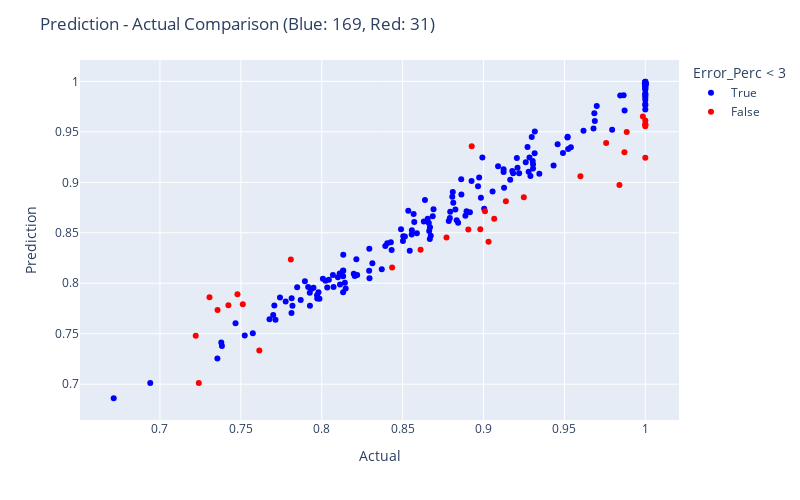

Here is the notebook cell this chart was saved with:
### Code cell
fig = px.scatter(res_ann, x="Actual", y="Prediction", color = "Error_Perc < 3", color_discrete_map= {True:"blue", False: "red"},
                 hover_data=["Actual", "Prediction", "Error_Perc"])

fig.update_layout(
    autosize=False,
    width=800,
    height=500,
    title_text=f"Prediction - Actual Comparison (Blue: {blue}, Red: {red})",
)

fig.show()

### Figure 1 — Plotly figure (JSON) as saved in the notebook; plotly's stock layout.template omitted (floating-point values rounded to 4 significant figures; data arrays with more than 128 entries replaced by an {"elided": "..."} marker saying what was removed)
{"data": [{"customdata": {"elided": "169x1 float values"}, "hovertemplate": "Error_Perc < 3=True<br>Actual=%{x}<br>Prediction=%{y}<br>Error_Perc=%{customdata[0]}<extra></extra>", "legendgroup": "True", "marker": {"color": "blue", "symbol": "circle"}, "mode": "markers", "name": "True", "orientation": "v", "showlegend": true, "type": "scatter", "x": {"elided": "169 float values"}, "xaxis": "x", "y": {"elided": "169 float values"}, "yaxis": "y"}, {"customdata": [[-8.801], [5.468], [-3.781], [-5.626], [-7.57], [-3.88], [4.823], [-4.699], [-4.28], [-4.46], [-4.26], [-4.188], [-3.335], [3.741], [-5.805], [5.509], [-3.32], [4.817], [-3.24], [-3.275], [-3.626], [-6.854], [-3.557], [5.139], [-3.664], [3.601], [-4.303], [-3.905], [7.596], [-4.967], [-3.135]], "hovertemplate": "Error_Perc < 3=False<br>Actual=%{x}<br>Prediction=%{y}<br>Error_Perc=%{customdata[0]}<extra></extra>", "legendgroup": "False", "marker": {"color": "red", "symbol": "circle"}, "mode": "markers", "name": "False", "orientation": "v", "showlegend": true, "type": "scatter", "x": [0.984, 0.7809, 0.9758, 0.9599, 1, 1, 0.7423, 0.9066, 1, 1, 1, 0.8906, 0.9985, 0.7512, 0.9871, 0.7479, 0.8435, 0.8927, 0.8611, 0.9009, 0.8771, 0.9031, 0.9138, 0.7356, 0.7614, 0.7221, 0.9249, 0.9885, 0.7306, 0.898, 0.724], "xaxis": "x", "y": [0.8974, 0.8236, 0.9389, 0.9059, 0.9243, 0.9612, 0.7781, 0.864, 0.9572, 0.9554, 0.9574, 0.8533, 0.9652, 0.7793, 0.9298, 0.7891, 0.8155, 0.9357, 0.8332, 0.8714, 0.8453, 0.8412, 0.8813, 0.7734, 0.7335, 0.7481, 0.8851, 0.9499, 0.7861, 0.8534, 0.7013], "yaxis": "y"}], "layout": {"autosize": false, "height": 500, "legend": {"title": {"text": "Error_Perc < 3"}, "tracegroupgap": 0}, "margin": {"t": 60}, "title": {"text": "Prediction - Actual Comparison (Blue: 169, Red: 31)"}, "width": 800, "xaxis": {"anchor": "y", "autorange": true, "domain": [0, 1], "range": [0.6505, 1.021], "title": {"text": "Actual"}, "type": "linear"}, "yaxis": {"anchor": "x", "autorange": true, "domain": [0, 1], "range": [0.6646, 1.021], "title": {"text": "Prediction"}, "type": "linear"}}}
